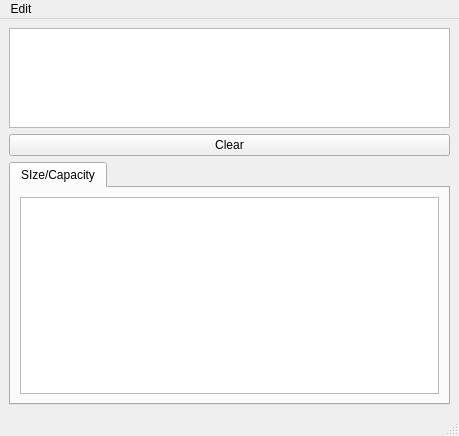
<?xml version="1.0" encoding="UTF-8"?>
<ui version="4.0">
 <class>MainWindow</class>
 <widget class="QMainWindow" name="MainWindow">
  <property name="geometry">
   <rect>
    <x>0</x>
    <y>0</y>
    <width>459</width>
    <height>436</height>
   </rect>
  </property>
  <property name="windowTitle">
   <string>MainWindow</string>
  </property>
  <widget class="QWidget" name="centralwidget">
   <layout class="QGridLayout" name="gridLayout">
    <item row="1" column="0">
     <widget class="QPushButton" name="pushButton">
      <property name="text">
       <string>Clear</string>
      </property>
     </widget>
    </item>
    <item row="0" column="0">
     <widget class="QTextEdit" name="vector">
      <property name="maximumSize">
       <size>
        <width>16777215</width>
        <height>100</height>
       </size>
      </property>
      <property name="readOnly">
       <bool>true</bool>
      </property>
     </widget>
    </item>
    <item row="2" column="0">
     <widget class="QTabWidget" name="tabWidget">
      <property name="currentIndex">
       <number>0</number>
      </property>
      <widget class="QWidget" name="tab">
       <attribute name="title">
        <string>SIze/Capacity</string>
       </attribute>
       <layout class="QGridLayout" name="gridLayout_2">
        <item row="0" column="0">
         <widget class="QTextEdit" name="size">
          <property name="readOnly">
           <bool>true</bool>
          </property>
         </widget>
        </item>
       </layout>
      </widget>
     </widget>
    </item>
   </layout>
  </widget>
  <widget class="QMenuBar" name="menubar">
   <property name="geometry">
    <rect>
     <x>0</x>
     <y>0</y>
     <width>459</width>
     <height>26</height>
    </rect>
   </property>
   <widget class="QMenu" name="menuEdit">
    <property name="title">
     <string>Edit</string>
    </property>
    <widget class="QMenu" name="menuAdd">
     <property name="title">
      <string>Add</string>
     </property>
     <addaction name="actionEmplace"/>
     <addaction name="actionEmplace_back"/>
     <addaction name="actionInsert"/>
     <addaction name="actionPush_back"/>
    </widget>
    <widget class="QMenu" name="menuDelete_2">
     <property name="title">
      <string>Delete</string>
     </property>
     <addaction name="actionPop_back_2"/>
     <addaction name="actionErase"/>
    </widget>
    <addaction name="menuAdd"/>
    <addaction name="menuDelete_2"/>
    <addaction name="actionResize"/>
    <addaction name="actionReserve"/>
    <addaction name="actionSwap"/>
    <addaction name="actionAssign"/>
   </widget>
   <addaction name="menuEdit"/>
  </widget>
  <widget class="QStatusBar" name="statusbar"/>
  <action name="actionResize">
   <property name="text">
    <string>Resize</string>
   </property>
  </action>
  <action name="actionReserve">
   <property name="text">
    <string>Reserve</string>
   </property>
  </action>
  <action name="actionSwap">
   <property name="text">
    <string>Swap</string>
   </property>
  </action>
  <action name="actionAssign">
   <property name="text">
    <string>Assign</string>
   </property>
  </action>
  <action name="actionEmplace">
   <property name="text">
    <string>Emplace</string>
   </property>
  </action>
  <action name="actionEmplace_back">
   <property name="text">
    <string>Emplace_back</string>
   </property>
  </action>
  <action name="actionInsert">
   <property name="text">
    <string>Insert</string>
   </property>
  </action>
  <action name="actionPush_back">
   <property name="text">
    <string>Push_back</string>
   </property>
  </action>
  <action name="actionPop_back">
   <property name="text">
    <string>Pop_back</string>
   </property>
  </action>
  <action name="actionPop_back_2">
   <property name="text">
    <string>Pop_back</string>
   </property>
  </action>
  <action name="actionErase">
   <property name="text">
    <string>Erase</string>
   </property>
  </action>
 </widget>
 <resources/>
 <connections>
  <connection>
   <sender>pushButton</sender>
   <signal>clicked()</signal>
   <receiver>MainWindow</receiver>
   <slot>onClear_clicked()</slot>
   <hints>
    <hint type="sourcelabel">
     <x>229</x>
     <y>158</y>
    </hint>
    <hint type="destinationlabel">
     <x>229</x>
     <y>217</y>
    </hint>
   </hints>
  </connection>
  <connection>
   <sender>actionAssign</sender>
   <signal>triggered()</signal>
   <receiver>MainWindow</receiver>
   <slot>onAssign_clicked()</slot>
   <hints>
    <hint type="sourcelabel">
     <x>-1</x>
     <y>-1</y>
    </hint>
    <hint type="destinationlabel">
     <x>229</x>
     <y>217</y>
    </hint>
   </hints>
  </connection>
  <connection>
   <sender>actionEmplace_back</sender>
   <signal>triggered()</signal>
   <receiver>MainWindow</receiver>
   <slot>onEmplace_back_clicked()</slot>
   <hints>
    <hint type="sourcelabel">
     <x>-1</x>
     <y>-1</y>
    </hint>
    <hint type="destinationlabel">
     <x>229</x>
     <y>217</y>
    </hint>
   </hints>
  </connection>
  <connection>
   <sender>actionEmplace</sender>
   <signal>triggered()</signal>
   <receiver>MainWindow</receiver>
   <slot>onEmplace_clicked()</slot>
   <hints>
    <hint type="sourcelabel">
     <x>-1</x>
     <y>-1</y>
    </hint>
    <hint type="destinationlabel">
     <x>229</x>
     <y>217</y>
    </hint>
   </hints>
  </connection>
  <connection>
   <sender>actionErase</sender>
   <signal>triggered()</signal>
   <receiver>MainWindow</receiver>
   <slot>onErase_clicked()</slot>
   <hints>
    <hint type="sourcelabel">
     <x>-1</x>
     <y>-1</y>
    </hint>
    <hint type="destinationlabel">
     <x>229</x>
     <y>217</y>
    </hint>
   </hints>
  </connection>
  <connection>
   <sender>actionInsert</sender>
   <signal>triggered()</signal>
   <receiver>MainWindow</receiver>
   <slot>onInsert_clicked()</slot>
   <hints>
    <hint type="sourcelabel">
     <x>-1</x>
     <y>-1</y>
    </hint>
    <hint type="destinationlabel">
     <x>229</x>
     <y>217</y>
    </hint>
   </hints>
  </connection>
  <connection>
   <sender>actionPop_back_2</sender>
   <signal>triggered()</signal>
   <receiver>MainWindow</receiver>
   <slot>onPop_back_clicked()</slot>
   <hints>
    <hint type="sourcelabel">
     <x>-1</x>
     <y>-1</y>
    </hint>
    <hint type="destinationlabel">
     <x>229</x>
     <y>217</y>
    </hint>
   </hints>
  </connection>
  <connection>
   <sender>actionPush_back</sender>
   <signal>triggered()</signal>
   <receiver>MainWindow</receiver>
   <slot>onPush_back_clicked()</slot>
   <hints>
    <hint type="sourcelabel">
     <x>-1</x>
     <y>-1</y>
    </hint>
    <hint type="destinationlabel">
     <x>229</x>
     <y>217</y>
    </hint>
   </hints>
  </connection>
  <connection>
   <sender>actionReserve</sender>
   <signal>triggered()</signal>
   <receiver>MainWindow</receiver>
   <slot>onReserve_clicked()</slot>
   <hints>
    <hint type="sourcelabel">
     <x>-1</x>
     <y>-1</y>
    </hint>
    <hint type="destinationlabel">
     <x>229</x>
     <y>217</y>
    </hint>
   </hints>
  </connection>
  <connection>
   <sender>actionResize</sender>
   <signal>triggered()</signal>
   <receiver>MainWindow</receiver>
   <slot>onResize_clicked()</slot>
   <hints>
    <hint type="sourcelabel">
     <x>-1</x>
     <y>-1</y>
    </hint>
    <hint type="destinationlabel">
     <x>229</x>
     <y>217</y>
    </hint>
   </hints>
  </connection>
  <connection>
   <sender>actionSwap</sender>
   <signal>triggered()</signal>
   <receiver>MainWindow</receiver>
   <slot>onSwap_clicked()</slot>
   <hints>
    <hint type="sourcelabel">
     <x>-1</x>
     <y>-1</y>
    </hint>
    <hint type="destinationlabel">
     <x>229</x>
     <y>217</y>
    </hint>
   </hints>
  </connection>
 </connections>
 <slots>
  <slot>onClear_clicked()</slot>
  <slot>onAssign_clicked()</slot>
  <slot>onEmplace_clicked()</slot>
  <slot>onEmplace_back_clicked()</slot>
  <slot>onInsert_clicked()</slot>
  <slot>onPush_back_clicked()</slot>
  <slot>onPop_back_clicked()</slot>
  <slot>onErase_clicked()</slot>
  <slot>onReserve_clicked()</slot>
  <slot>onResize_clicked()</slot>
  <slot>onSwap_clicked()</slot>
 </slots>
</ui>
